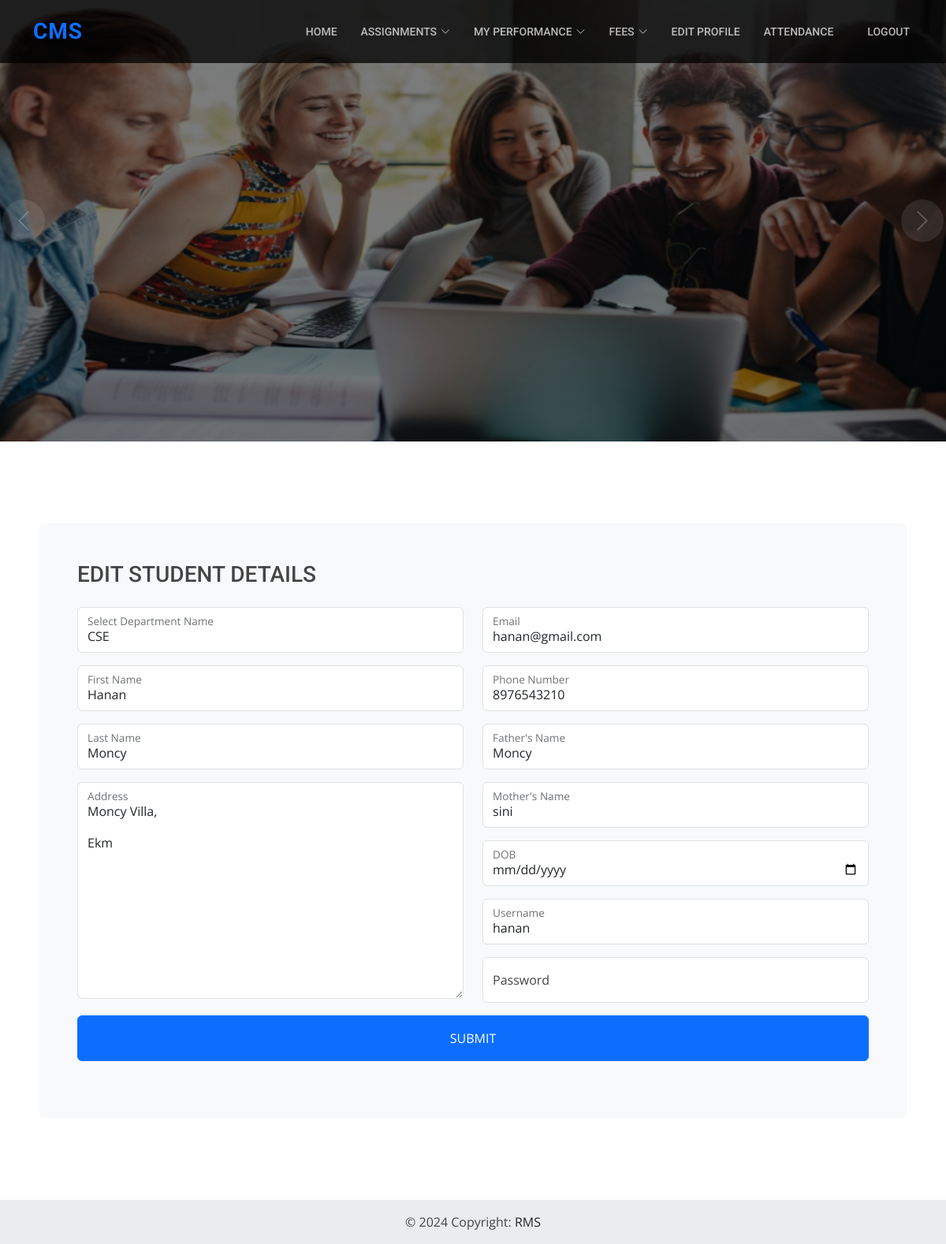
The page /Student/editstudprofile (signed in) on the database its author committed.
### adminapp/models.py (models this page shows)
class Student(models.Model):
    student_id=models.ForeignKey(User, on_delete=models.CASCADE)
    department_id=models.ForeignKey(Department,on_delete=models.CASCADE)
    semester=models.CharField(max_length=30)
    address = models.CharField(max_length=255)
    phone_number = models.IntegerField()
    father_name=models.CharField(max_length=30)
    mother_name=models.CharField(max_length=30)
    DOB=models.DateField()
    sslc=models.IntegerField()
    plus_two=models.IntegerField()
    photo = models.ImageField(
        upload_to='images/')

class Department(models.Model):
    dept_name=models.CharField(max_length=30)

class User(AbstractUser):
    usertype = models.CharField(max_length=50)

### Student/views.py (the view, shortened to what this page needs)
# urls.py: path('editstudprofile',editstudprofile,name='editstudprofile'),
def editstudprofile(request):
    s = request.session.get('userid')
    user = User.objects.get(id=s)
    student = Student.objects.get(student_id=user)
    context = {
        'user': user,
        'student': student,
        'dept': Department.objects.all(),
    }
    return render(request, 'student/editprofilestud.html', context)

### Student/templates/student/editprofilestud.html (shortened to what this page needs)
{% extends 'student/shared/base.html' %}
{% load static %}
{% block content %}
 <form action="" method="post" enctype="multipart/form-data">
    <div class="col-12">
        <div class="bg-light rounded p-4 p-sm-5 my-4 mx-3">
            <div class="d-flex align-items-center justify-content-between mb-3">
                <h3>EDIT STUDENT DETAILS</h3>
            </div>
            <div class="row">
                <div class="col-6">
                    <div class="form-floating mb-3">
                        <select class="form-control" name="dept_id" id="firstDropdown"  onchange="handleFirstDropdownChange(this)">
                            {% for i in dept %}
                                <option value="{{i.id}}" {% if i.id == student.department_id.id %}selected readonly{% endif %} disabled>{{ i.dept_name }} </option>
                            {% endfor %}
                        </select>
                        <label for="floatingInput">Select Department Name</label>
                    </div>
                    <div class="form-floating mb-3">
                        <input type="text" class="form-control" name="first_name" id="floatingInput" required value="{{ user.first_name }}">
                        <label for="floatingInput">First Name</label>
                    </div>
                    <div class="form-floating mb-3">
                        <input type="text" class="form-control" name="last_name" id="floatingInput" required value="{{ user.last_name }}">
                        <label for="floatingInput">Last Name</label>
                    </div>
                    <div class="form-floating mb-3">
                        <textarea name="address" style=" height: 275px;" class="form-control" id="floatingInput" cols="30" rows="10">{{ student.address }}</textarea>
                        <label for="floatingInput">Address</label>
                    </div>
                </div>
                <div class="col-6">
                    <div class="form-floating mb-3">
                        <input type="email" class="form-control" name="email" id="floatingInput" required value="{{ user.email }}">
                        <label for="floatingInput">Email</label>
                    </div>
                    <div class="form-floating mb-3">
                        <input type="number" class="form-control" name="phone" id="floatingInput" required value="{{ student.phone_number }}">
                        <label for="floatingInput">Phone Number</label>
                    </div>
                    <div class="form-floating mb-3">
                        <input type="text" class="form-control" name="father_name" id="floatingInput" required value="{{ student.father_name }}">
                        <label for="floatingInput">Father's Name</label>
                    </div>
                    <div class="form-floating mb-3">
                        <input type="text" class="form-control" name="mother_name" id="floatingInput" required value="{{ student.mother_name }}">
                        <label for="floatingInput">Mother's Name</label>
                    </div>
                    <div class="form-floating mb-3">
                        <input type="date" class="form-control" name="DOB" id="floatingInput" required value="{{ student.DOB }}">
                        <label for="floatingInput">DOB</label>
                    </div>
                    <div class="form-floating mb-3">
                        <input type="text" class="form-control" name="username" id="floatingInput" required value="{{ user.username }}">
                        <label for="floatingInput">Username</label>
                    </div>
                    <div class="form-floating mb-3">
                        <input type="password" class="form-control" name="password" id="floatingInput" placeholder="Leave blank to keep unchanged">
                        <label for="floatingInput">Password</label>
                    </div>
                </div>
            </div>
            <button type="submit" class="btn btn-primary py-3 w-100 mb-4">SUBMIT</button>
        </div>
    </div>
</form>
{% endblock content %}

### static/assets/css/style.css (style rules this page uses)
body { font-family: "Open Sans", sans-serif; color: #444444; }
h1, h2, h3, h4, h5, h6 { font-family: "Roboto", sans-serif; }

### rows shown on the page
Student: dept_id "CSE", address "Moncy Villa, Ekm", phone "8976543210", father_name "Moncy", mother_name "sini"
User: first_name "Hanan", last_name "Moncy", email "hanan@gmail.com", username "hanan"
